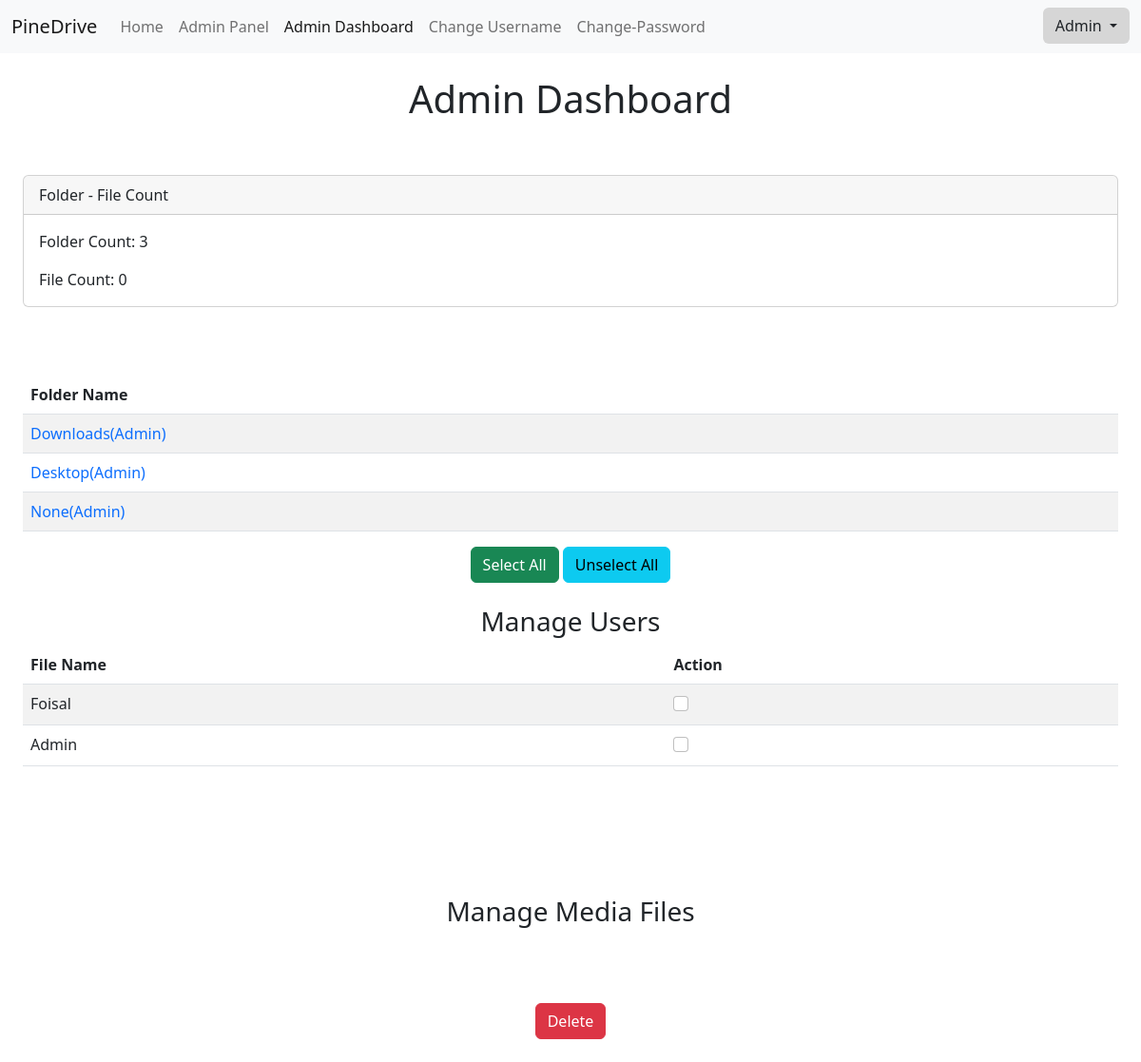
Before: /admin_dashboard/ (signed in) with the older database file.
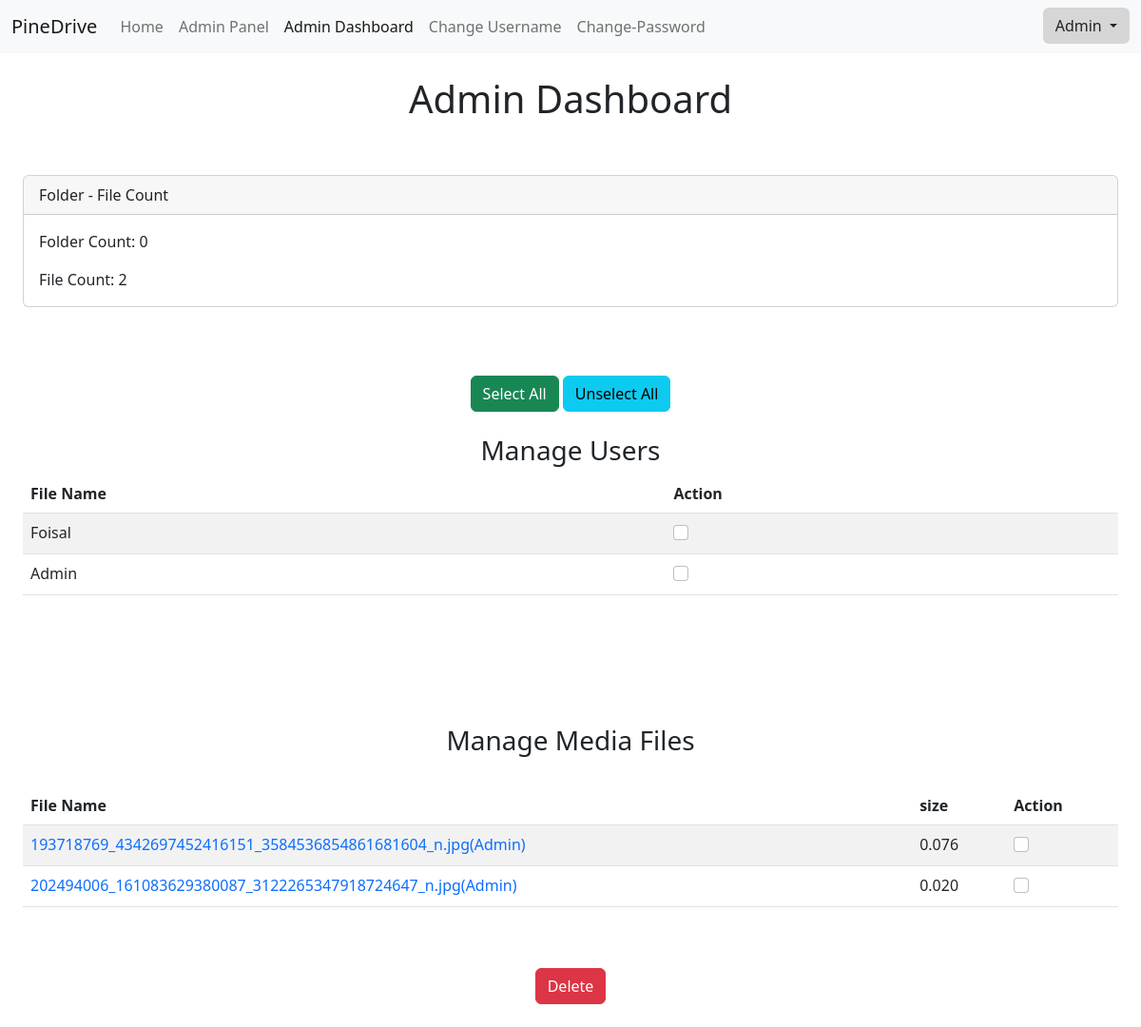
After: the same page with the newer database file.
### core/models.py (models this page shows, shortened)
class Folder(models.Model):
	name = models.CharField(max_length=30)
	user = models.ForeignKey(User,on_delete=models.CASCADE,null=False)
	parent = models.CharField(null=True,blank=True,max_length=30)
	def __str__(self):
		return f'{self.name}({self.user})'

class File(models.Model):
	parent = models.ForeignKey(Folder,null=True,blank=True,on_delete=models.CASCADE)
	user = models.ForeignKey(User,on_delete=models.CASCADE,null=False)
	file = models.FileField(upload_to='files')
	def size(self):
		try:
			return float(os.path.getsize(str(settings.BASE_DIR)+self.file.url))/1000000
		except:
			return 'Not found'
	def __str__(self):
		return f'{self.file.url[13:]}({self.user})'

### core/views.py (the view, shortened to what this page needs)
# urls.py: path('admin_dashboard/',views.admin_dashboard,name='admin_dashboard'),
@login_required
def admin_dashboard(request):
    if request.user.is_superuser:
        total_folder = Folder.objects.all().count()
        total_file = File.objects.all().count()
        return render(request,'admin.html',{
            'total_folder':total_folder,
            'total_file':total_file,
            'all_files':File.objects.all(),
            'all_folders':Folder.objects.all(),
            'all_users':User.objects.all()
        })
    else:
        messages.error(request,'You are not allowed!')
        return redirect('home')

### core/templates/admin.html (shortened to what this page needs)
{% extends 'Account/base.html' %}
{% block content %}
<center><h1>Admin Dashboard</h1><br/><br/></center>
<div class="card">
  <div class="card-header">
    Folder - File Count
  </div>
  <div class="card-body">
    <p class="card-text">Folder Count: {{ total_folder }}</p>
    <p class="card-text">File Count: {{ total_file }}</p>
  </div>
</div>
<br/><br/><br/>
{% if all_folders %}
<table class="table  table-striped table-hover">
  <thead>
    <tr>
      <th scope="col">Folder Name</th>
    </tr>
  </thead>
  <tbody>
    {% for i in all_folders %}
      <tr>
          <td>
            <a href="{% url 'folder' i.pk %}" style="text-decoration: none;">
            {% if i|length < 10 %}
              {{ i }}
            {% else %}
              {{ i|slice:":10" }}
            {% endif %}
            </a>
          </td>
      </tr>
    {% endfor %}
  </tbody>
</table>
{% endif %}
<center>
  <div class="flex">
    <button onclick="selectAll(1);" class="btn btn-success">Select All</button>
    <button onclick="selectAll(0);" class="btn btn-info">Unselect All</button>
  </div>
</center><br/>
<center><h3>Manage Users</h3></center>
<form action="" method=POST>
{% if all_users %}
<table class="table  table-striped table-hover">
  <thead>
    <tr>
      <th scope="col">File Name</th>
      <th scope="col">Action</th>
    </tr>
  </thead>
  <tbody>
    {% for i in all_users %}
      <tr>
          <td>{{ i }}</td>
          <td>
            <div class="form-check">
                <input class="form-check-input" type="checkbox" value="{{i.id}}" name="users">
            </div>
          </td>
      </tr>
    {% endfor %}
  </tbody>
</table>
{% endif %}
<br>
<br/>
<br/><br/><br/>
<center><h3>Manage Media Files</h3></center><br/>
{% if all_files %}
<table class="table  table-striped table-hover">
  <thead>
    <tr>
      <th scope="col">File Name</th>
      <th scope="col">size</th>
      <th scope="col">Action</th>
    </tr>
  </thead>
  <tbody>
    {% for i in all_files %}
      <tr>
          <td>
            <a href="{{ i.file.url }}" style="text-decoration: none;">
            {% if i|length < 10 %}
              {{ i }}
            {% else %}
              {{ i|slice:":10" }}
            {% endif %}
            </a>
          </td>
          <td>{{ i.size|floatformat:3 }}</td>
          <td>
            <div class="form-check">
                <input class="form-check-input" type="checkbox" value="{{i.id}}" name="files">
            </div>
          </td>
      </tr>
    {% endfor %}
  </tbody>
</table>
{% endif %}
<br>
<br/>
<center><button class="btn btn-danger" type="submit">Delete</button></center>
</form>
{% endblock %}

### core/templates/Account/base.html (shortened to what this page needs)
<!Doctype html>
<html lang="en">
  <head>
    <link href="https://cdn.jsdelivr.net/npm/bootstrap@5.2.2/dist/css/bootstrap.min.css" rel="stylesheet">
  </head>
  <body>
    {% include 'Account/navbar.html' %}
    <div style="margin:1.5rem;">
    {% block content %}{% endblock %}
    </div>
  </body>
</html>

### core/templates/Account/navbar.html (shortened to what this page needs)
<nav class="navbar navbar-expand-lg bg-light">
    <div class="container-fluid">
      <a class="navbar-brand" href="/">PineDrive</a>
      <div class="offcanvas offcanvas-end" tabindex="-1" id="offcanvasNavbar" aria-labelledby="offcanvasNavbarLabel">
        <div class="offcanvas-body">
            <ul class="navbar-nav">
            <li class="nav-item">
                <a class="nav-link{% if request.resolver_match.url_name == 'home' %} active{% endif %}" aria-current="page" href="/">Home</a>
            </li>
            {% if user.is_superuser %}
            <li class="nav-item">
                <a class="nav-link" href="/admin/">Admin Panel</a>
            </li>
            <li class="nav-item">
              <a class="nav-link{% if request.resolver_match.url_name == 'admin_dashboard' %} active{% endif %}" href="/admin_dashboard/">Admin Dashboard</a>
          </li>
            {% endif %}
            {% if user.is_authenticated %}
            <li class="nav-item">
                <a class="nav-link{% if request.resolver_match.url_name == 'privacy-settings' %} active{% endif %}" href="/change_username/">Change Username</a>
            </li>
            <li class="nav-item">
              <a class="nav-link{% if request.resolver_match.url_name == 'change-password' %} active{% endif %}" href="/change_pass/">Change-Password</a>
            </li>
            {% endif %}
            </ul><br/>
            {% if user.is_authenticated %}
            <div class="justify-content-end ms-auto">
              <div class="dropdown">
                <a class="btn dropdown-toggle" style="background-color: #d6d6d6;" href="#" role="button" data-bs-toggle="dropdown" aria-expanded="false">
                  {{ user }}
                </a>
              </div>
            </div>
            {% else %}
            <div class="justify-content-end ms-auto">
              <a href="/login/" class="btn " style="background-color: #d6d6d6;">Sign In</a>
              <a href="/signup/" class="btn " style="background-color: #d6d6d6;">Sign Up</a>
            </div>
            {% endif %}
        </div>
      </div>
    </div>
</nav>

Changed rows visible on the page:
removed Folder: name+user "Downloads(Admin)"
removed Folder: name+user "Desktop(Admin)"
removed Folder: name+user "None(Admin)"
added File: file+user "193718769_4342697452416151_3584536854861681604_n.jpg(Admin)", size "0.076"
added File: file+user "202494006_161083629380087_3122265347918724647_n.jpg(Admin)", size "0.020"
Other visible differences:
{{ total_folder }}: "3" → "0"
{{ total_file }}: "0" → "2"
text no longer shown: "Folder Name"
text now shown: "File Name size Action"
